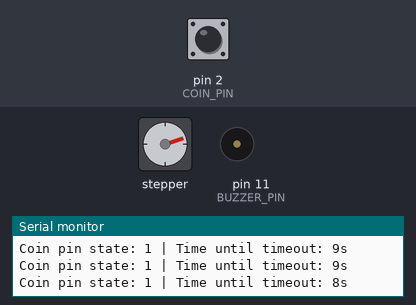
A sketch run on a simulated Arduino Uno, built with avr-gcc and run on an emulated ATmega328P. Shown: stepper motor, buzzer (waves = sounding), the last lines printed to the serial monitor. The test bench sets the inputs (shaded band); at power-on: pin 2 (COIN_PIN) HIGH. The audio player accepts every command and is not drawn; stepper angles assume 200 steps per turn.

Above: at 3.4 s.
3.5 s: pin 2 (COIN_PIN) pulled LOW for 0.6 s
At 3.65 s:
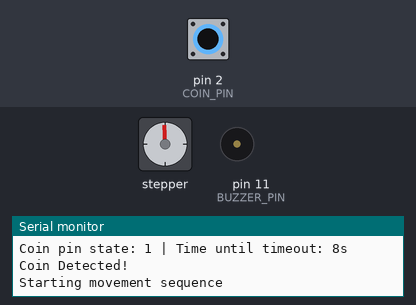
6.5 s: pin 2 (COIN_PIN) pulled LOW for 1 s
10.5 s: pin 2 (COIN_PIN) pulled LOW for 0.6 s
At 12.92 s:
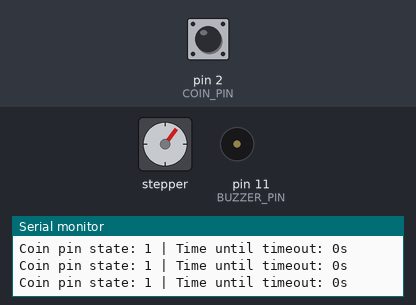
14.1 s: pin 2 (COIN_PIN) pulsed LOW 5 times (0.12 s each, 0.3 s apart)
At 16.76 s:
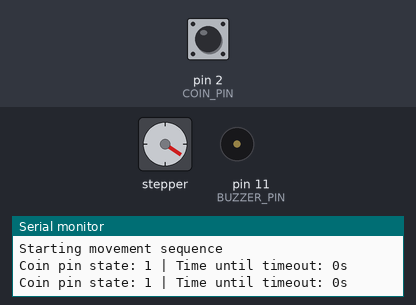
18.6 s: pin 2 (COIN_PIN) pulled LOW for 3.2 s
Timing chart, 0 to 31.9 s (numbered marks = the images above; inputs shaded):
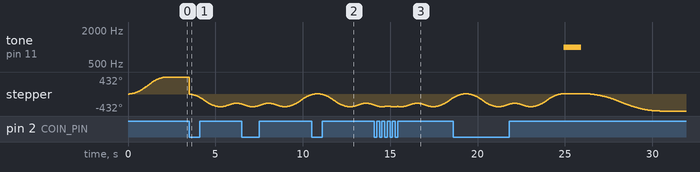

Measured:
- after the input at 3.5 s, stepper: turns 756° counter-clockwise in 1.7 s, then 90° clockwise in 0.82 s, then 18° counter-clockwise in 0.22 s
- after the input at 10.5 s, tone on pin 11 (BUZZER_PIN): stays silent (without the input it goes to 1000 Hz after 1.7 s)
- after the input at 14.1 s, tone on pin 11 (BUZZER_PIN): stays silent (without the input it goes to 1000 Hz after 2.3 s)

The sketch:

robot.ino
```cpp
#include <PCM.h>
#include <AccelStepper.h>

const signed char sample[] PROGMEM ={};


#define STEP_PIN 3
#define DIR_PIN 4
#define ENABLE_PIN 5
#define COIN_PIN 2
#define PCM_PIN 11
#define BUZZER_PIN 11

AccelStepper stepper(AccelStepper::DRIVER, STEP_PIN, DIR_PIN);

volatile unsigned long lastInterruptTime = 0;
const unsigned long debounceTime = 250;

unsigned long startTime = 0;
const unsigned long timeoutDuration = 10000;
bool timeoutTriggered = false;
bool isIdle = true;
bool timeoutBeepPlaying = false;
unsigned long beepStartTime = 0;

int movementPhase = 0;
bool isMoving = false;
bool shouldPlaySound = false;

void setup() {
  Serial.begin(9600);

  pinMode(COIN_PIN, INPUT_PULLUP);
  pinMode(BUZZER_PIN, OUTPUT);
  attachInterrupt(digitalPinToInterrupt(COIN_PIN), coinDetected, FALLING);

  stepper.setEnablePin(ENABLE_PIN);
  stepper.setPinsInverted(false, false, true);
  stepper.enableOutputs();

  stepper.setMaxSpeed(200);
  stepper.setAcceleration(200);

  stepper.setCurrentPosition(0);
  stepper.moveTo(240);
  while (stepper.distanceToGo() != 0) {
    stepper.run();
  }

  stepper.setCurrentPosition(0);

  startTime = millis();
  timeoutTriggered = false;
  isIdle = true;

  Serial.println("Robot initialized and ready");
}

unsigned long lastPrint = 0;

void loop() {
  if (millis() - lastPrint > 500) {
    Serial.print("Coin pin state: ");
    Serial.print(digitalRead(COIN_PIN));
    Serial.print(" | Time until timeout: ");
    if (!timeoutTriggered) {
      unsigned long elapsedTime = millis() - startTime;
      if (elapsedTime < timeoutDuration) {
        Serial.print((timeoutDuration - elapsedTime) / 1000);
        Serial.println("s");
      } else {
        Serial.println("0s");
      }
    } else {
      Serial.println("TIMED OUT");
    }
    lastPrint = millis();
  }

  if (!timeoutTriggered && !isMoving && (millis() - startTime > timeoutDuration)) {
    triggerTimeout();
  }

  if (timeoutBeepPlaying && (millis() - beepStartTime > 1200)) {
    timeoutBeepPlaying = false;
    startTimeoutMovement();
  }

  if (isMoving) {
    stepper.run();

    switch (movementPhase) {
      case 1:
        if (stepper.distanceToGo() == 0) {
          delay(100);
          stepper.moveTo(-130);
          movementPhase = 2;
        }
        break;
      case 2:
        if (stepper.distanceToGo() == 0) {
          delay(100);
          stepper.moveTo(-180);
          movementPhase = 3;
        }
        break;
      case 3:
        if (stepper.distanceToGo() == 0) {
          delay(100);
          stepper.moveTo(5);
          movementPhase = 4;
        }
        break;
      case 4:
        if (stepper.distanceToGo() == 0) {
          isMoving = false;
          if (shouldPlaySound) {
            startPlayback(sample, sizeof(sample));
            Serial.println("Sound playback started");
            shouldPlaySound = false;
          }
          isIdle = true;
        }
        break;
      case 5:
        if (stepper.distanceToGo() == 0) {
          Serial.println("Reached lower position, disabling stepper");
          isMoving = false;

          stepper.setMaxSpeed(200);
          stepper.setAcceleration(200);

          stepper.disableOutputs();
          Serial.println("Stepper disabled due to timeout - robot is now in sleep mode");
        } else {
          static unsigned long lastDebug = 0;
          if (millis() - lastDebug > 1000) {
            Serial.print("Moving to lower position, distance remaining: ");
            Serial.println(stepper.distanceToGo());
            lastDebug = millis();
          }
        }
        break;
    }
  }
}

void coinDetected() {
  unsigned long interruptTime = millis();
  if (interruptTime - lastInterruptTime > debounceTime) {
    if (!timeoutTriggered) {
      Serial.println("Coin Detected!");

      isIdle = false;

      shouldPlaySound = true;

      stepper.enableOutputs();
      stepper.moveTo(-180);
      movementPhase = 1;
      isMoving = true;

      Serial.println("Starting movement sequence");
    } else {
      Serial.println("Coin detected but robot is in timeout state");
    }

    lastInterruptTime = interruptTime;
  }
}

void triggerTimeout() {
  Serial.println("Timeout triggered! Playing warning beep...");

  timeoutTriggered = true;
  isIdle = false;

  tone(BUZZER_PIN, 1000, 1000);
  timeoutBeepPlaying = true;
  beepStartTime = millis();

  Serial.println("Beep started, will move to lower position after beep finishes");
}

void startTimeoutMovement() {
  Serial.println("Beep finished, starting movement to lower position");

  Serial.print("Current stepper position: ");
  Serial.println(stepper.currentPosition());

  stepper.enableOutputs();
  stepper.setMaxSpeed(100);
  stepper.setAcceleration(50);

  stepper.moveTo(-240);
  movementPhase = 5;
  isMoving = true;

  Serial.print("Movement started: ");
  Serial.print(stepper.currentPosition());
  Serial.print(" -> -240, distance to go: ");
  Serial.println(stepper.distanceToGo());
}

void resetRobot() {
  if (timeoutTriggered) {
    Serial.println("Resetting robot from timeout state");

    timeoutTriggered = false;
    isIdle = false;

    stepper.enableOutputs();
    stepper.moveTo(240);
    while (stepper.distanceToGo() != 0) {
      stepper.run();
    }
    stepper.setCurrentPosition(0);

    startTime = millis();
    isIdle = true;

    Serial.println("Robot reset complete and ready");
  }
}
```
